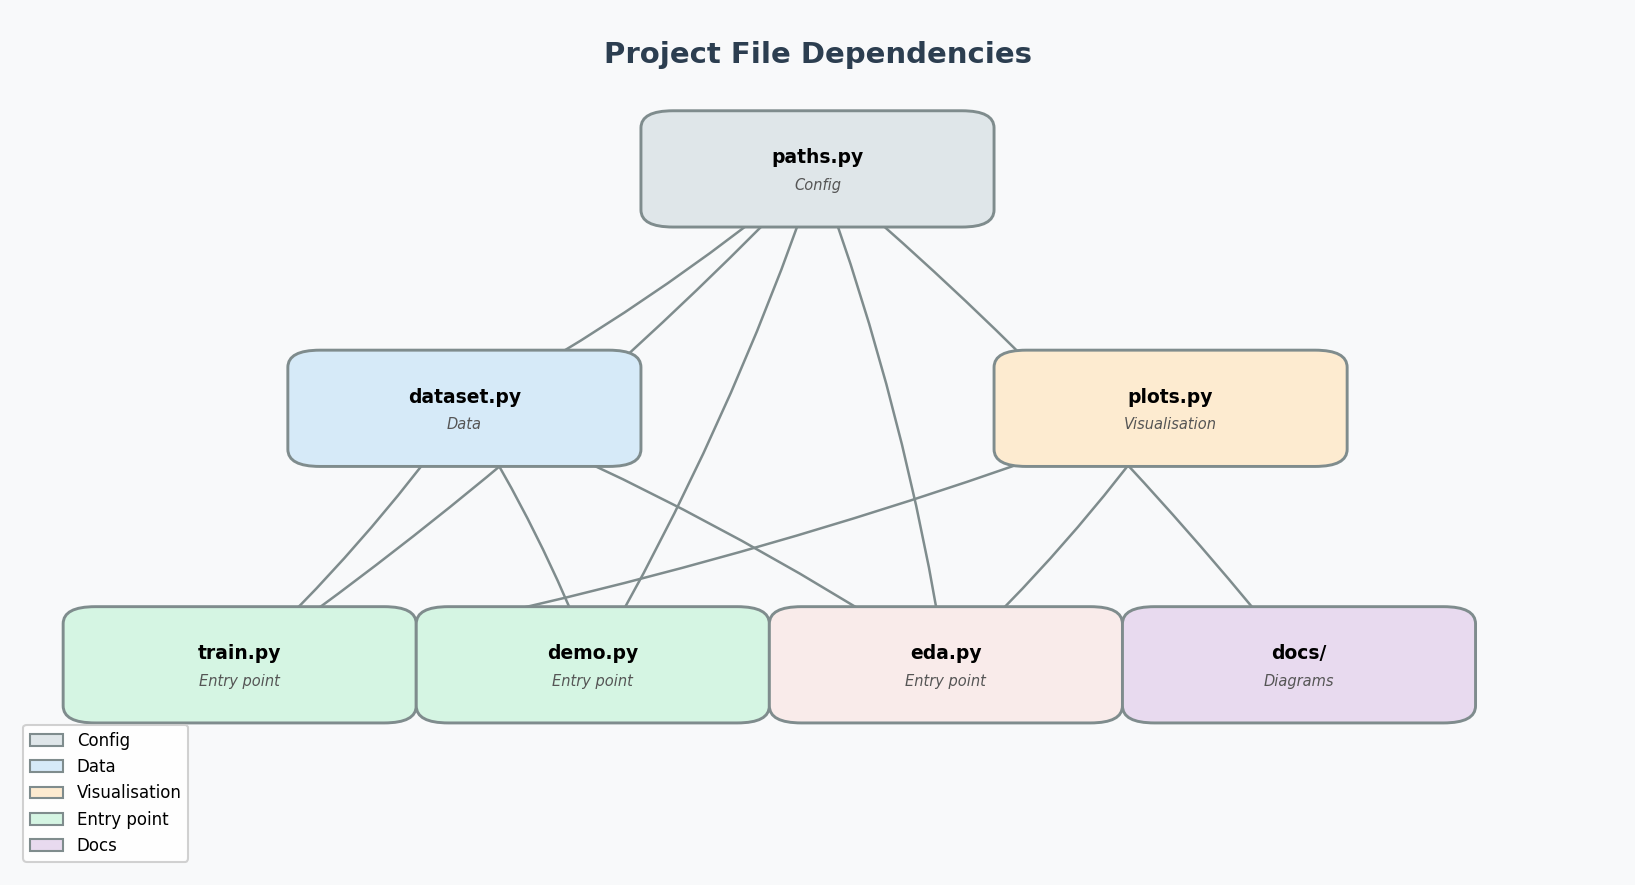

Write Python code to recreate this figure.
"""
File dependency diagram for the Steel Defect Detection project.
Shows which files import which, so the project structure is immediately clear.

Run from the project root:
  python docs/structure_diagram.py

Saves: docs/structure_diagram.png
"""

import matplotlib.pyplot as plt
import matplotlib.patches as mpatches
from pathlib import Path

DOCS_DIR = Path(__file__).parent

# ── Define files and their roles ──────────────────────────────────────────────
# Each entry: (file, role, color)

FILES = [
    ("paths.py",    "config",  "#dfe6e9"),
    ("dataset.py",  "data",    "#d6eaf8"),
    ("plots.py",    "visual",  "#fdebd0"),
    ("train.py",    "entry",   "#d5f5e3"),
    ("demo.py",     "entry",   "#d5f5e3"),
    ("eda.py",      "entry",   "#f9ebea"),
    ("docs/",       "docs",    "#e8daef"),
]

# ── Define import dependencies ─────────────────────────────────────────────────
# (importer, imported)
EDGES = [
    ("train.py",   "paths.py"),
    ("train.py",   "dataset.py"),
    ("train.py",   "plots.py"),
    ("demo.py",    "paths.py"),
    ("demo.py",    "dataset.py"),
    ("eda.py",     "paths.py"),
    ("eda.py",     "dataset.py"),
    ("eda.py",     "plots.py"),
    ("dataset.py", "paths.py"),
    ("docs/",      "paths.py"),
]

# ── Layout: manually position nodes for clarity ───────────────────────────────
POSITIONS = {
    "paths.py":   (0.50, 0.82),
    "dataset.py": (0.28, 0.54),
    "plots.py":   (0.72, 0.54),
    "train.py":   (0.14, 0.24),
    "demo.py":    (0.36, 0.24),
    "eda.py":     (0.58, 0.24),
    "docs/":      (0.80, 0.24),
}

COLORS = {
    "config": "#dfe6e9",
    "data":   "#d6eaf8",
    "visual": "#fdebd0",
    "entry":  "#d5f5e3",
    "docs":   "#e8daef",
}

ROLE_LABELS = {
    "config": "Config",
    "data":   "Data",
    "visual": "Visualisation",
    "entry":  "Entry point",
    "docs":   "Diagrams",
}


def main():
    fig, ax = plt.subplots(figsize=(11, 6))
    ax.set_xlim(0, 1)
    ax.set_ylim(0, 1)
    ax.axis("off")
    fig.patch.set_facecolor("#f8f9fa")

    ax.text(0.5, 0.97, "Project File Dependencies",
            ha="center", va="top", fontsize=14,
            fontweight="bold", color="#2c3e50")

    # ── Draw edges first (so nodes appear on top) ─────────────────────────────
    for src, dst in EDGES:
        x0, y0 = POSITIONS[src]
        x1, y1 = POSITIONS[dst]
        ax.annotate(
            "", xy=(x1, y1), xytext=(x0, y0),
            arrowprops=dict(
                arrowstyle="-|>",
                color="#7f8c8d",
                lw=1.2,
                connectionstyle="arc3,rad=0.05"
            ),
            zorder=1
        )

    # ── Draw nodes ────────────────────────────────────────────────────────────
    for filename, role, color in FILES:
        x, y = POSITIONS[filename]
        box = mpatches.FancyBboxPatch(
            (x - 0.09, y - 0.048), 0.18, 0.096,
            boxstyle="round,pad=0.02",
            linewidth=1.4,
            edgecolor="#7f8c8d",
            facecolor=color,
            zorder=2
        )
        ax.add_patch(box)
        ax.text(x, y + 0.013, filename,
                ha="center", va="center",
                fontsize=9, fontweight="bold", zorder=3)
        ax.text(x, y - 0.019, ROLE_LABELS.get(role, role),
                ha="center", va="center",
                fontsize=7, color="#555", style="italic", zorder=3)

    # ── Legend ────────────────────────────────────────────────────────────────
    legend_items = [
        mpatches.Patch(facecolor=COLORS["config"], edgecolor="#7f8c8d", label="Config"),
        mpatches.Patch(facecolor=COLORS["data"],   edgecolor="#7f8c8d", label="Data"),
        mpatches.Patch(facecolor=COLORS["visual"], edgecolor="#7f8c8d", label="Visualisation"),
        mpatches.Patch(facecolor=COLORS["entry"],  edgecolor="#7f8c8d", label="Entry point"),
        mpatches.Patch(facecolor=COLORS["docs"],   edgecolor="#7f8c8d", label="Docs"),
    ]
    ax.legend(handles=legend_items, loc="lower left",
              fontsize=8, framealpha=0.9, edgecolor="#ccc")

    plt.tight_layout()
    out = DOCS_DIR / "structure_diagram.png"
    plt.savefig(out, dpi=150, bbox_inches="tight", facecolor=fig.get_facecolor())
    plt.show()
    print(f"Saved: {out}")


if __name__ == "__main__":
    main()
